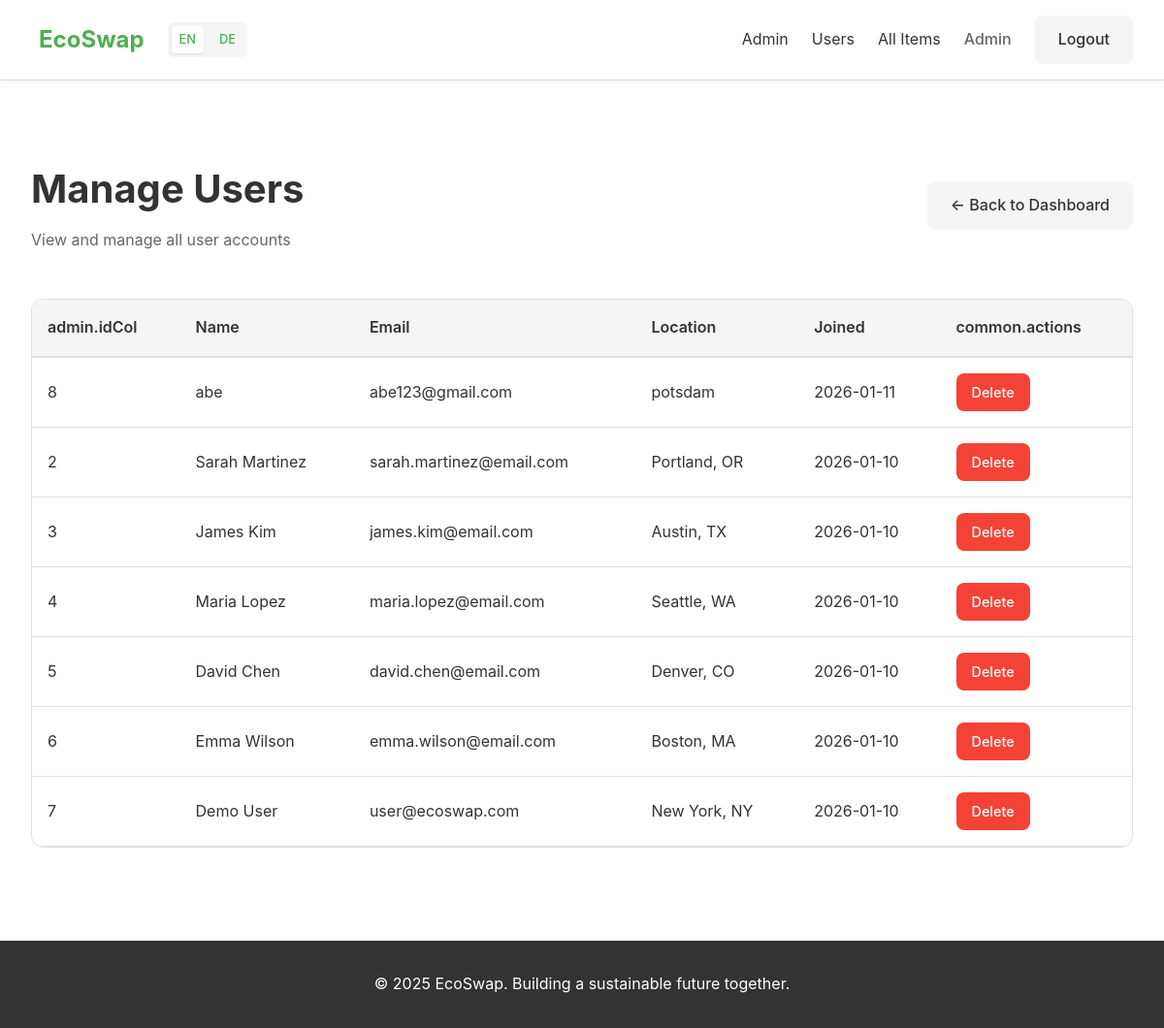
/admin/users (signed in), run on an earlier commit of the app's database.
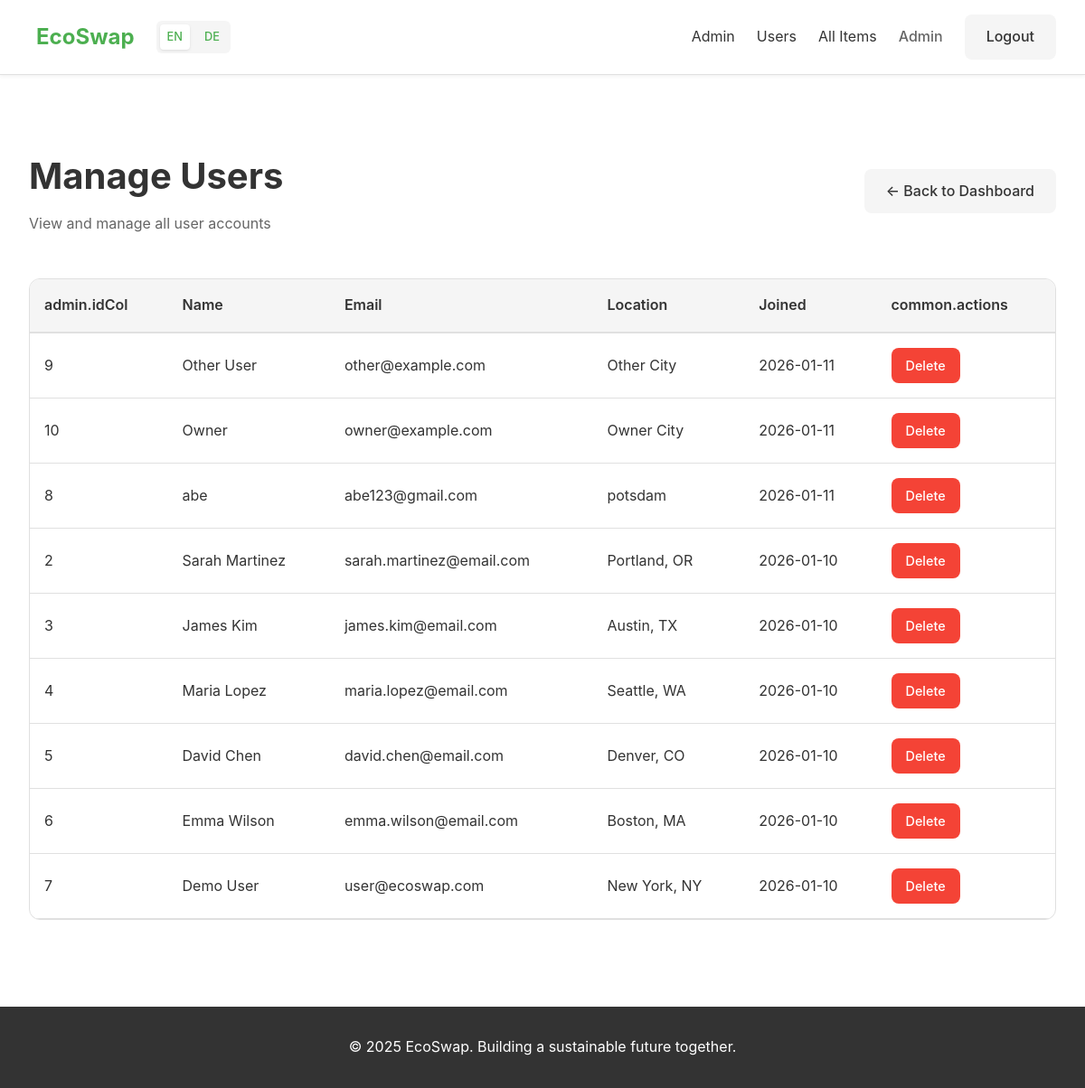
And on a later commit of the database.
### tables this page shows
CREATE TABLE users (
        id INTEGER PRIMARY KEY AUTOINCREMENT,
        email TEXT UNIQUE NOT NULL,
        password TEXT NOT NULL,
        display_name TEXT NOT NULL,
        location TEXT NOT NULL,
        is_admin INTEGER DEFAULT 0,
        created_at TIMESTAMP DEFAULT CURRENT_TIMESTAMP
    );

### app.py (the view)
@app.route('/admin/users')
def admin_users():
    if 'user_id' not in session or not session.get('is_admin'):
        flash('Admin access required!', 'error')
        return redirect(url_for('login'))
    conn = get_db()
    c = conn.cursor()
    c.execute("SELECT * FROM users WHERE is_admin = 0 ORDER BY created_at DESC")
    users = c.fetchall()
    conn.close()
    return render_template('admin/users.html', users=users)

### app.py (called while the page is built)
def get_t(key):
    lang = session.get('lang', 'en')
    current = translations.get(lang, {})
    keys = key.split('.')
    for k in keys:
        if isinstance(current, dict) and k in current:
            current = current[k]
        else:
            return key
    return current if isinstance(current, str) else key

@app.context_processor
def inject_t():
    return dict(t=get_t, current_lang=session.get('lang', 'en'))

def get_db():
    conn = sqlite3.connect('ecoswap.db')
    conn.row_factory = sqlite3.Row
    return conn

### templates/admin/users.html (shortened to what this page needs)
{% extends "base.html" %}
{% block content %}
<section class="admin-section">
    <div class="container">
        <div class="page-header">
            <div>
                <h1>{{ t('admin.manageUsers') }}</h1>
                <p>{{ t('admin.manageUsersDesc') }}</p>
            </div>
            <a href="{{ url_for('admin_dashboard') }}" class="btn-secondary">{{ t('admin.backToDashboard') }}</a>
        </div>
        <div class="table-container">
            <table class="admin-table">
                <thead>
                    <tr>
                        <th>{{ t('admin.idCol') }}</th>
                        <th>{{ t('admin.nameCol') }}</th>
                        <th>{{ t('admin.emailCol') }}</th>
                        <th>{{ t('admin.location') }}</th>
                        <th>{{ t('admin.joinedCol') }}</th>
                        <th>{{ t('common.actions') }}</th>
                    </tr>
                </thead>
                <tbody>
                    {% if users %}
                    {% for user in users %}
                    <tr>
                        <td>{{ user['id'] }}</td>
                        <td>{{ user['display_name'] }}</td>
                        <td>{{ user['email'] }}</td>
                        <td>{{ user['location'] }}</td>
                        <td>{{ user['created_at'][:10] }}</td>
                        <td>
                            <a href="{{ url_for('admin_delete_user', user_id=user['id']) }}"
                                class="btn-danger btn-small"
                                onclick="return confirm('{{ t('admin.deleteUserConfirm') }}')">{{ t('dashboard.delete')
                                }}</a>
                        </td>
                    </tr>
                    {% endfor %}
                    {% else %}
                    <tr>
                        <td colspan="6" class="text-center">{{ t('admin.noUsers') }}</td>
                    </tr>
                    {% endif %}
                </tbody>
            </table>
        </div>
    </div>
</section>
{% endblock %}

### templates/base.html (shortened to what this page needs)
<!DOCTYPE html>
<html lang="{{ current_lang }}">
<head>
    <link rel="stylesheet" href="{{ url_for('static', filename='css/style.css') }}">
</head>
<body>
    <nav class="navbar">
        <div class="container">
            <div class="nav-brand">
                <a href="{{ url_for('index') }}">{{ t('common.appName') }}</a>
                <div class="lang-switcher">
                    <a href="{{ url_for('set_language', lang='en') }}"
                        class="lang-btn {% if current_lang == 'en' %}active{% endif %}">EN</a>
                    <a href="{{ url_for('set_language', lang='de') }}"
                        class="lang-btn {% if current_lang == 'de' %}active{% endif %}">DE</a>
                </div>
            </div>
            <div class="nav-links">
                {% if session.get('user_id') %}
                {% if session.get('is_admin') %}
                <a href="{{ url_for('admin_dashboard') }}">{{ t('common.admin') }}</a>
                <a href="{{ url_for('admin_users') }}">{{ t('admin.users') }}</a>
                <a href="{{ url_for('admin_listings') }}">{{ t('admin.allItems') }}</a>
                {% endif %}
                <span class="user-name">{{ session.get('display_name') }}</span>
                <a href="{{ url_for('logout') }}" class="btn-secondary">{{ t('common.logout') }}</a>
                {% else %}
                <a href="{{ url_for('login') }}">{{ t('common.signIn') }}</a>
                <a href="{{ url_for('signup') }}" class="btn-primary">{{ t('common.joinNow') }}</a>
                {% endif %}
            </div>
        </div>
    </nav>
    <main>
        {% block content %}{% endblock %}
    </main>
    <footer>
        <div class="container">
            <p>© 2025 EcoSwap. Building a sustainable future together.</p>
        </div>
    </footer>
</body>
</html>

### static/css/style.css (style rules this page uses)
* { margin: 0; padding: 0; box-sizing: border-box; }
:root { --primary: #4CAF50; --primary-dark: #388E3C; --secondary: #8BC34A; --danger: #f44336; --warning: #ff9800; --info: #2196F3; --light-bg: #f5f5f5; --border: #e0e0e0; --text: #333; --text-light: #666; --white: #ffffff; }
body { font-family: -apple-system, BlinkMacSystemFont, 'Segoe UI', Roboto, Oxygen, Ubuntu, Cantarell, sans-serif; color: var(--text); line-height: 1.6; background: var(--white); }
.navbar { background: var(--white); border-bottom: 1px solid var(--border); padding: 1rem 0; position: sticky; top: 0; z-index: 100; box-shadow: 0 2px 4px rgba(0,0,0,0.05); }
.navbar .container { display: flex; justify-content: space-between; align-items: center; }
.nav-brand { display: flex; align-items: center; gap: 0.5rem; font-size: 1.5rem; font-weight: bold; color: var(--primary); }
.nav-brand a { color: var(--primary); text-decoration: none; }
.lang-switcher { display: flex; gap: 0.5rem; margin-left: 1rem; font-size: 0.8rem; background: var(--light-bg); padding: 0.25rem; border-radius: 6px; }
.lang-btn { padding: 0.25rem 0.5rem; text-decoration: none; color: var(--text-light); border-radius: 4px; font-weight: 500; transition: all 0.2s; }
.lang-btn.active { background: var(--white); color: var(--primary); box-shadow: 0 1px 3px rgba(0,0,0,0.1); }
.nav-links { display: flex; align-items: center; gap: 1.5rem; }
.nav-links a { color: var(--text); text-decoration: none; transition: color 0.3s; }
.user-name { color: var(--text-light); font-weight: 500; }
.container { max-width: 1200px; margin: 0 auto; padding: 0 2rem; }
.btn-primary, .btn-secondary, .btn-danger { display: inline-block; padding: 0.75rem 1.5rem; border-radius: 8px; text-decoration: none; font-weight: 500; transition: all 0.3s; border: none; cursor: pointer; font-size: 1rem; }
.btn-secondary { background: var(--light-bg); color: var(--text); }
.btn-danger { background: var(--danger); color: var(--white); }
.btn-small { padding: 0.5rem 1rem; font-size: 0.9rem; }
.page-header { display: flex; justify-content: space-between; align-items: center; margin: 3rem 0; }
.page-header h1 { font-size: 2.5rem; margin-bottom: 0.5rem; }
.page-header p { color: var(--text-light); }
.admin-section { padding: 2rem 0; }
.table-container { background: var(--white); border-radius: 12px; overflow-x: auto; border: 1px solid var(--border); }
.admin-table { width: 100%; border-collapse: collapse; }
.admin-table thead { background: var(--light-bg); }
.admin-table th { padding: 1rem; text-align: left; font-weight: 600; border-bottom: 2px solid var(--border); }
.admin-table td { padding: 1rem; border-bottom: 1px solid var(--border); }
footer { background: var(--text); color: var(--white); text-align: center; padding: 2rem 0; margin-top: 4rem; }

What changed in the data, as far as the page shows it:
added users: id "9", display_name "Other User", email "other@example.com", location "Other City", created_at "2026-01-11", t "Delete"
added users: id "10", display_name "Owner", email "owner@example.com", location "Owner City", created_at "2026-01-11", t "Delete"
